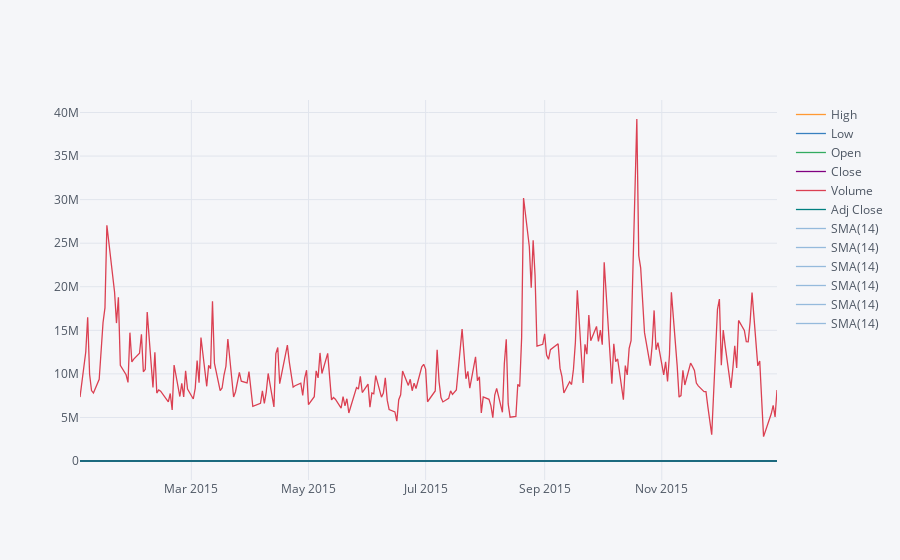

Source (notebook cell):
### Markdown cell above
** Use .ta_plot(study='sma') to create a Simple Moving Averages plot of Morgan Stanley for the year 2015.**

### Code cell
bank_stocks[bank_stocks.index.year == 2015]['MS'].ta_plot(study='sma')

### Figure 1 — Plotly figure (JSON) as saved in the notebook; plotly's stock layout.template omitted (floating-point values rounded to 4 significant figures; data arrays with more than 128 entries replaced by an {"elided": "..."} marker saying what was removed)
{"data": [{"line": {"color": "rgba(255, 153, 51, 1.0)", "dash": "solid", "shape": "linear", "width": 1.3}, "mode": "lines", "name": "High", "text": "", "type": "scatter", "x": {"elided": "252 str values"}, "y": {"elided": "252 float values"}}, {"line": {"color": "rgba(55, 128, 191, 1.0)", "dash": "solid", "shape": "linear", "width": 1.3}, "mode": "lines", "name": "Low", "text": "", "type": "scatter", "x": {"elided": "252 str values"}, "y": {"elided": "252 float values"}}, {"line": {"color": "rgba(50, 171, 96, 1.0)", "dash": "solid", "shape": "linear", "width": 1.3}, "mode": "lines", "name": "Open", "text": "", "type": "scatter", "x": {"elided": "252 str values"}, "y": {"elided": "252 float values"}}, {"line": {"color": "rgba(128, 0, 128, 1.0)", "dash": "solid", "shape": "linear", "width": 1.3}, "mode": "lines", "name": "Close", "text": "", "type": "scatter", "x": {"elided": "252 str values"}, "y": {"elided": "252 float values"}}, {"line": {"color": "rgba(219, 64, 82, 1.0)", "dash": "solid", "shape": "linear", "width": 1.3}, "mode": "lines", "name": "Volume", "text": "", "type": "scatter", "x": {"elided": "252 str values"}, "y": {"elided": "252 int values"}}, {"line": {"color": "rgba(0, 128, 128, 1.0)", "dash": "solid", "shape": "linear", "width": 1.3}, "mode": "lines", "name": "Adj Close", "text": "", "type": "scatter", "x": {"elided": "252 str values"}, "y": {"elided": "252 float values"}}, {"line": {"color": "rgba(55, 128, 191, 0.49999999999999983)", "dash": "solid", "shape": "linear", "width": 1.3}, "mode": "lines", "name": "SMA(14)", "text": "", "type": "scatter", "x": {"elided": "252 str values"}, "y": {"elided": "252x6 mixed values"}}, {"line": {"color": "rgba(55, 128, 191, 0.49999999999999983)", "dash": "solid", "shape": "linear", "width": 1.3}, "mode": "lines", "name": "SMA(14)", "text": "", "type": "scatter", "x": {"elided": "252 str values"}, "y": {"elided": "252x6 mixed values"}}, {"line": {"color": "rgba(55, 128, 191, 0.49999999999999983)", "dash": "solid", "shape": "linear", "width": 1.3}, "mode": "lines", "name": "SMA(14)", "text": "", "type": "scatter", "x": {"elided": "252 str values"}, "y": {"elided": "252x6 mixed values"}}, {"line": {"color": "rgba(55, 128, 191, 0.49999999999999983)", "dash": "solid", "shape": "linear", "width": 1.3}, "mode": "lines", "name": "SMA(14)", "text": "", "type": "scatter", "x": {"elided": "252 str values"}, "y": {"elided": "252x6 mixed values"}}, {"line": {"color": "rgba(55, 128, 191, 0.49999999999999983)", "dash": "solid", "shape": "linear", "width": 1.3}, "mode": "lines", "name": "SMA(14)", "text": "", "type": "scatter", "x": {"elided": "252 str values"}, "y": {"elided": "252x6 mixed values"}}, {"line": {"color": "rgba(55, 128, 191, 0.49999999999999983)", "dash": "solid", "shape": "linear", "width": 1.3}, "mode": "lines", "name": "SMA(14)", "text": "", "type": "scatter", "x": {"elided": "252 str values"}, "y": {"elided": "252x6 mixed values"}}], "layout": {"legend": {"bgcolor": "#F5F6F9", "font": {"color": "#4D5663"}}, "paper_bgcolor": "#F5F6F9", "plot_bgcolor": "#F5F6F9", "title": {"font": {"color": "#4D5663"}}, "xaxis": {"gridcolor": "#E1E5ED", "showgrid": true, "tickfont": {"color": "#4D5663"}, "title": {"font": {"color": "#4D5663"}, "text": ""}, "zerolinecolor": "#E1E5ED"}, "yaxis": {"gridcolor": "#E1E5ED", "showgrid": true, "tickfont": {"color": "#4D5663"}, "title": {"font": {"color": "#4D5663"}, "text": ""}, "zerolinecolor": "#E1E5ED"}}}
